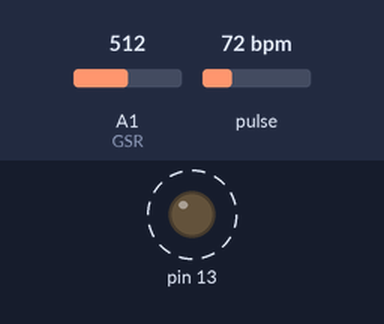
Recording of a sketch running on a simulated Arduino Uno, built with avr-gcc and run on an emulated ATmega328P. On the bench: output pins drawn as LEDs (lit = HIGH). Dashed ring = blinking. Inputs (shaded band) come from the test bench; at power-on: pulse 72 bpm, A1 (GSR) = 512. What the sketch prints to the serial monitor is not drawn.

Above: at 1.2 s.
1.3 s: pulse set to 42 bpm
At 3.1 s:
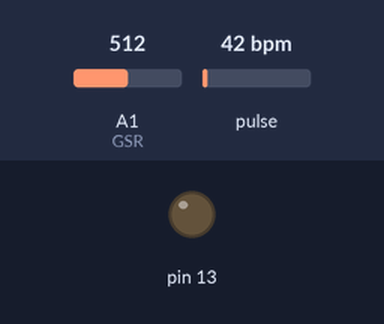
3.7 s: pulse set to 100 bpm
At 3.82 s:
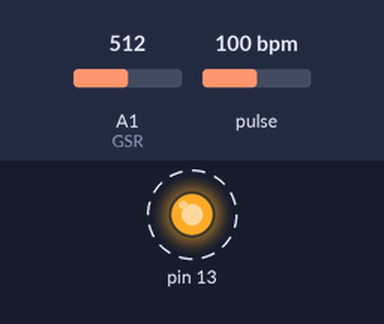
Timing chart, 0 to 12.7 s (numbered marks = the images above; inputs shaded):
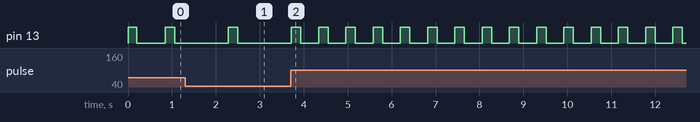

The sketch:

Sensors.ino
```cpp
#define USE_ARDUINO_INTERRUPTS true // Set-up low-level interrupts for most acurate BPM match
#include <PulseSensorPlayground.h> // Includes the PulseSensorPlayground Library

// Variables
const int Analog_Pin = 0; // PulseSensor PURPLE WIRE connected to ANALOG PIN 0
const int LED13 = 13; // The on-board Arduino LED, close to PIN 13.
int Threshold = 550; // use serial plotter to determine which signal to "count as a beat" based off your ECG signal

PulseSensorPlayground pulseSensor;  // Creates an instance of the PulseSensorPlayground object called "pulseSensor"

//typical GSR values are 1-20uS

const int GSR=A1;
int sensorValue=0;
int gsr_avg=0;
int ohm = 0;

void setup()
{

//Heart rate
  Serial.begin(9600); // Set baud rate for Serial Monitor

  // Configure the PulseSensor object, by assigning our variables to it.
  pulseSensor.analogInput(Analog_Pin); // Set the pin your Pulse Sensor is connected to
  pulseSensor.blinkOnPulse(LED13); // Set the pin that will blink to your pulse
  pulseSensor.setThreshold(Threshold); // Set a value that the Pulse Sensor signal has to cross when going up. Adjusting this can be useful to combat noise

  // Double-check the "pulseSensor" object was created and "began" seeing a signal.
   if (pulseSensor.begin()) {
    Serial.println("We created a pulseSensor Object !");  //This prints one time at Arduino power-up,  or on Arduino reset.
  }

//GSR
//Serial.begin(9600);
////pinMode(LED,OUTPUT);
//digitalWrite(LED,LOW);
//delay(1000);
}

void loop()
{
//Heart rate
int myBPM = pulseSensor.getBeatsPerMinute();  // Returns the latest beats-per-minute as an int

if (pulseSensor.sawStartOfBeat()) {            // Constantly testing if new heartbeat occurred
 Serial.println("♥  A HeartBeat Happened ! "); // If test is "true", print following message
 Serial.print("BPM: ");
 Serial.println(myBPM);
//after each heartbeat, read GSR values next

//GSR
long sum=0;
  for(int i=0;i<10;i++)           //Average the 10 measurements to remove the glitch
      {
      sensorValue=analogRead(GSR);
      sum += sensorValue;
      delay(5);
      }
   gsr_avg = sum/10;
   ohm = ((1024+2*gsr_avg)*10000)/(512-gsr_avg);
   //ohm = ohm * (10^-6);
   //GSR_val = 1/ohm;

   Serial.print("GSR average : ");
   Serial.println(gsr_avg);
   Serial.print("Human Resistance : ");
   Serial.println(ohm);

//Temperature

}

  delay(20);
////GSR
//long sum=0;
//  for(int i=0;i<10;i++)           //Average the 10 measurements to remove the glitch
//      {
//      sensorValue=analogRead(GSR);
//      sum += sensorValue;
//      delay(5);
//      }
//   gsr_avg = (sum/10)*(10^6);
//   ohm = ((1024+2*gsr_avg)*10000)/(512-gsr_avg);
//   //ohm = ohm * (10^-6);
//   //GSR_val = 1/ohm;
//
//   Serial.print("GSR average : ");
//   Serial.println(gsr_avg);
//   Serial.print("Human Resistance : ");
//   Serial.println(ohm);
}
```

Measured:
- after the input at 3.7 s, pin 13: alternates HIGH for 0.21 s and LOW for 0.41 s, starting after 0.64 s
